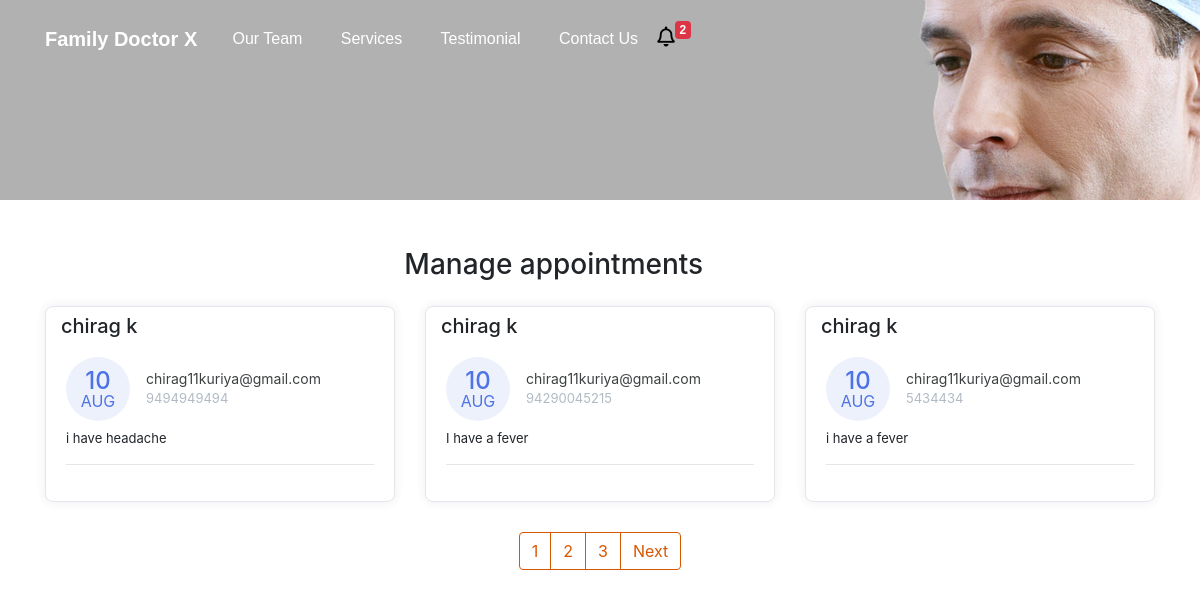
The page /manage-appointments/ on the database its author committed.
### doctor/models.py (models this page shows, shortened)
class Appointment(models.Model):
    first_name = models.CharField( max_length=50)
    last_name = models.CharField(max_length=50)
    email = models.CharField(max_length=50)
    phone = models.CharField(max_length=50)
    request = models.TextField(blank=True)
    sent_date = models.DateField(auto_now_add=True)
    accepted = models.BooleanField(default=False)
    accepted_date =  models.DateField(auto_now_add=False, null=True,blank=True)
    class Meta:
        ordering = ["-sent_date"]

### doctor/views.py (the view, shortened to what this page needs)
# urls.py: path("manage-appointments/",ManageAppointmentTemplateView.as_view(),name="manage"),
class ManageAppointmentTemplateView(ListView):
    template_name="manage-appointments.html"
    model = Appointment
    context_object_name = "appointments"
    login_required = True
    paginate_by = 3
    def get_context_data(self, *args, **kwargs):
        context = super().get_context_data(*args, **kwargs)
        appointments = Appointment.objects.all()
        context.update({
            "title":"Manage Appontments"
        })
        return context

### doctor/context_processors.py (called while the page is built)
def get_notification(request):
    count = Appointment.objects.filter(accepted=False).count()
    data = {
        "count":count
    }
    return data

### templates/manage-appointments.html (shortened to what this page needs)
{% extends 'base.html' %}
{% block content %}
   <div class="container mt-5">
        <div class="col-11 text-center mt-4 mb-4">
            <h3>
                Manage appointments
            </h3>
        </div>
        <div class="row">
        {% for app in appointments %}
            <div class="col-lg-4">
                <div class="card card-margin">
                    <div class="card-header no-border">
                        <h5 class="card-title">{{app.first_name}} {{app.last_name}}</h5>
                    </div>
                    <div class="card-body pt-0">
                        <div class="widget-49">
                            <div class="widget-49-title-wrapper">
                                <div class="widget-49-date-primary">
                                    <span class="widget-49-date-day">{{app.sent_date|date:"d"}}</span>
                                    <span class="widget-49-date-month">{{app.sent_date|date:"M"}}</span>
                                </div>
                                <div class="widget-49-meeting-info">
                                    <span class="widget-49-pro-title">{{app.email}}</span>
                                    <span class="widget-49-meeting-time">{{app.phone}}</span>
                                </div>
                            </div>
                            <div class="widget-49-meeting-points">
                                <span>{{app.request}}</span>
                            </div>
                            <hr class="w-100">
                        </div>
                    </div>
                </div>
            </div>
        {% endfor %}
        </div>
        {% if is_paginated  %}
        <div class="wrapper">
            <nav aria-label="Page navigation example">
                <ul class="pagination">
                    {% for number in page_obj.paginator.page_range %}
                    <li class="page-item"><a class="page-link" href="?page={{number}}">{{number}}</a></li>
                    {% endfor %}
                    {% if page_obj.has_next %}
                    <li class="page-item"><a class="page-link" href="?page={{page_obj.prebious_page_number}}">Next</a></li>
                   {% endif %}
                </ul>
            </nav>
        </div>
        {% endif %}
{% endblock content %}

### templates/base.html (shortened to what this page needs)
{% load static %}
<!DOCTYPE html>
<html lang="en">
<head>
  <link href="{%static 'css/bootstrap.min.css'%}" rel="stylesheet">
  <link rel="stylesheet" href="https://cdnjs.cloudflare.com/ajax/libs/font-awesome/5.15.3/css/all.min.css" />
  <link rel="stylesheet" href="{% static 'css/styles.css' %}" />
</head>
<body>
  <div class="header" style="background: rgb(177, 177, 177) url('../static/img/header.png') no-repeat fixed center
     {% if "appointment" in request.path %}
     max-height:200px!important;min-height:200px!important;
     {% endif %}
     ">
    <nav class="navbar navbar-dark navbar-expand-md navigation-clean-search">
        <div class="container"><a class="navbar-brand" href="#">Family Doctor X</a>
            <div class="collapse navbar-collapse"
                id="navcol-1">
                <ul class="nav navbar-nav">
                    <li class="nav-item" role="presentation">
                        <a class="nav-link active" href="#team">Our Team</a>
                    </li>
                    <li class="nav-item" role="presentation">
                        <a class="nav-link active" href="#services">Services</a>
                    </li>
                    <li class="nav-item" role="presentation">
                        <a class="nav-link active" href="#reviews">Testimonial</a>
                    </li>
                    <li class="nav-item" role="presentation">
                        <a class="nav-link active" href="#contact">Contact Us</a>
                    </li>
                  <li class="nav-item" role="presentation">
                    <a href="{% url 'manage'%}" style="float: left;cursor:pointer;" aria-expanded="true" title="You Have 6 New Appointments">
                      <i class="far fa-bell" style="font-size: 20px; float: left; color: black">
                      </i>
                  </a>
                  <span class="badge badge-danger">{{count}}</span>
                </li>
                </ul>
            </div>
        </div>
    </nav>
</div>
  {% block content %}{% endblock content %}
</body>
</html>

### static/CSS/styles.css (style rules this page uses)
.header { background: rgb(177, 177, 177) url("img/header.png") no-repeat fixed center; min-height: 1000px; font-family:'Source Sans Pro', sans-serif; }
@media (min-width:768px) { .header { padding-bottom:120px; } }
.header .navbar { background:transparent; padding-top:.75rem; padding-bottom:.75rem; color:#fff; border-radius:0; box-shadow:none; border:none; }
@media (min-width:768px) { .header .navbar { padding-top:1rem; padding-bottom:1rem; } }
.header .navbar .navbar-brand { font-weight:bold; color:inherit; }
.header .navbar .navbar-collapse { border-top:1px solid rgba(255,255,255,0.3); margin-top:.5rem; }
@media (min-width:768px) { .header .navbar .navbar-collapse { border-color:transparent; margin:0; } }
.header .navbar .navbar-nav a.active, .header .navbar .navbar-nav > .show .dropdown-item { background:none; box-shadow:none; }
@media (min-width: 768px) { .header .navbar-nav .nav-link { padding-left:.7rem; padding-right:.7rem; } }
@media (min-width: 992px) { .header .navbar-nav .nav-link { padding-left:1.2rem; padding-right:1.2rem; } }
@media (min-width: 768px) { .navbar-nav>li>a { padding-top: 10px; padding-bottom: 10px; } }

### rows shown on the page
Appointment: first_name "chirag", last_name "k", sent_date "10", sent_date "AUG", email "chirag11kuriya@gmail.com", phone "9494949494", request "i have headache"
Appointment: first_name "chirag", last_name "k", sent_date "10", sent_date "AUG", email "chirag11kuriya@gmail.com", phone "94290045215", request "I have a fever"
Appointment: first_name "chirag", last_name "k", sent_date "10", sent_date "AUG", email "chirag11kuriya@gmail.com", phone "5434434", request "i have a fever"

### other values the page prints
{{ count }} "2"
{{ number }} "1" "2" "3"
